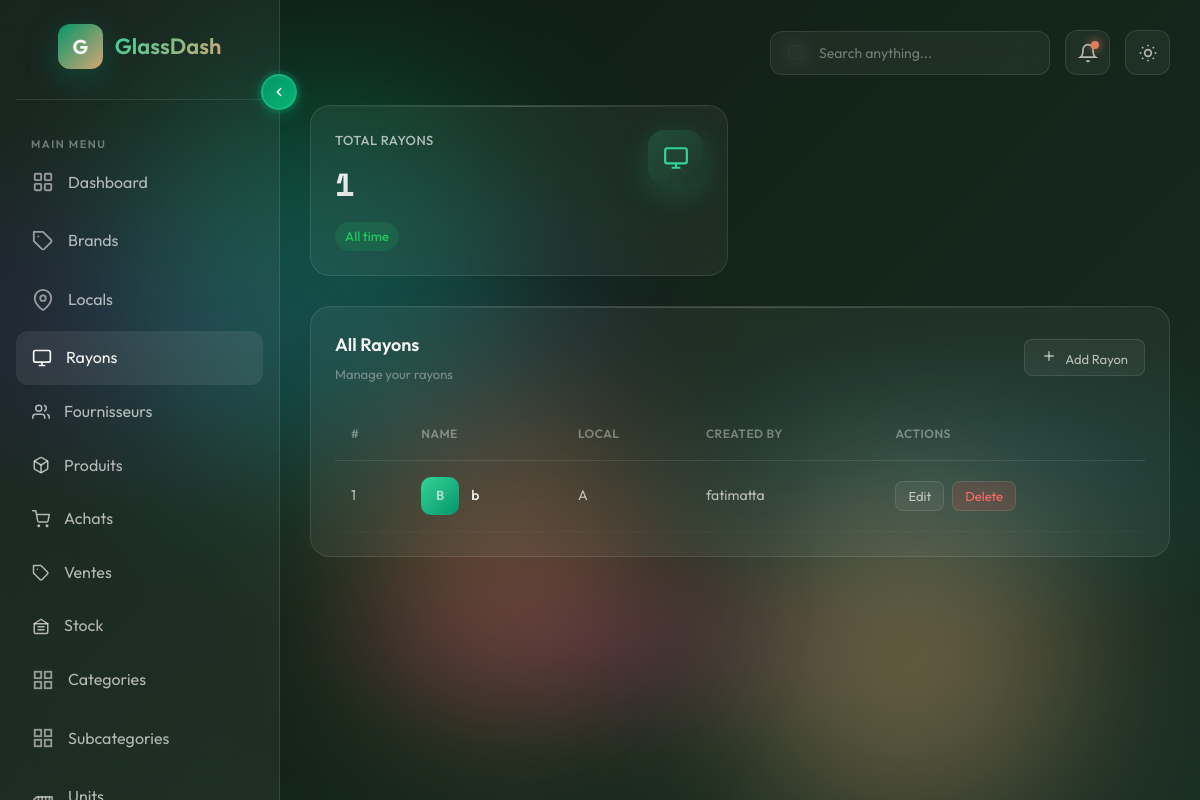
Screenshot of /rayon/ (signed in) with the database file from the repository.
### myapp/models.py (models this page shows, shortened)
class Rayon(models.Model):
    name   = models.CharField(max_length=100)
    local  = models.ForeignKey(
        Local,
        on_delete=models.CASCADE,
        related_name='rayons'
    )
    iduser = models.ForeignKey(
        User,
        on_delete=models.CASCADE,
        related_name='rayons'
    )
    history = HistoricalRecords()
    class Meta:
        ordering = ['local', 'name']

class Local(models.Model):
    name    = models.CharField(max_length=100)
    iduser  = models.ForeignKey(
        User,
        on_delete=models.CASCADE,
        related_name='locals'
    )
    history = HistoricalRecords()
    class Meta:
        ordering = ['name']

class User(AbstractUser):
    LANGUAGE_CHOICES = [
        ('en', 'English'),
        ('fr', 'French'),
        ('ar', 'Arabic'),
    ]
    shop_name = models.CharField(max_length=100, blank=True)
    language  = models.CharField(
        max_length=10,
        choices=LANGUAGE_CHOICES,
        default='en'
    )
    history = HistoricalRecords()
    class Meta:
        permissions = [
            ('can_view_analytics',  'Can view the analytics dashboard'),
            ('can_export_users',    'Can export the users list'),
            ('can_manage_settings', 'Can change application settings'),
            ('can_publish_post',    'Can publish posts/announcements'),
        ]
    def __str__(self):
        return self.shop_name or self.username

### myapp/views.py (the view)
# urls.py: path('rayon/',              views.rayon_list,   name='rayon_list'),
@login_required
def rayon_list(request):
    rayons  = Rayon.objects.select_related('local', 'iduser').all()
    locals_ = Local.objects.all().order_by('name')
    has_locals = locals_.exists()
    if not has_locals:
        messages.warning(request, 'No locals found. You must create a Local before adding a Rayon.')
    return render(request, 'rayon.html', {
        'rayons':     rayons,
        'locals':     locals_,
        'has_locals': has_locals,
    })

### myapp/templates/rayon.html (shortened to what this page needs)
{% extends "base.html" %}
{% load static %}
{% load i18n %}
{% block content %}
<section class="stats-grid">
    <div class="glass-card glass-card-3d stat-card">
        <div class="stat-card-inner">
            <div class="stat-info">
                <h3>{% trans "Total Rayons" %}</h3>
                <div class="stat-value">{{ rayons|length }}</div>
                <span class="stat-change positive">{% trans "All time" %}</span>
            </div>
            <div class="stat-icon cyan">
                <svg viewBox="0 0 24 24" fill="none" stroke="var(--emerald-light)" stroke-width="2">
                    <rect x="2" y="3" width="20" height="14" rx="2"/>
                    <line x1="8" y1="21" x2="16" y2="21"/>
                    <line x1="12" y1="17" x2="12" y2="21"/>
                </svg>
            </div>
        </div>
    </div>
</section>
<section class="content-grid" style="grid-template-columns:1fr;">
    <div class="glass-card table-card" style="grid-column:span 1;">
        <div class="card-header">
            <div>
                <h2 class="card-title">{% trans "All Rayons" %}</h2>
                <p class="card-subtitle">{% trans "Manage your rayons" %}</p>
            </div>
            <div class="card-actions">
                <button class="card-btn" onclick="openAddRayonModal()"
                    {% if not has_locals %}disabled title="{% trans 'Create a Local first' %}"{% endif %}>
                    <svg width="16" height="16" viewBox="0 0 24 24" fill="none" stroke="currentColor"
                         stroke-width="2" style="margin-right:6px;">
                        <line x1="12" y1="5" x2="12" y2="19"/>
                        <line x1="5" y1="12" x2="19" y2="12"/>
                    </svg>
                    {% trans "Add Rayon" %}
                </button>
            </div>
        </div>
        <div class="table-wrapper">
            <table class="data-table">
                <thead>
                    <tr>
                        <th>#</th>
                        <th>{% trans "Name" %}</th>
                        <th>{% trans "Local" %}</th>
                        <th>{% trans "Created by" %}</th>
                        <th>{% trans "Actions" %}</th>
                    </tr>
                </thead>
                <tbody>
                    {% for rayon in rayons %}
                    <tr>
                        <td>{{ forloop.counter }}</td>
                        <td>
                            <div class="table-user">
                                <div class="table-avatar"
                                     style="background:linear-gradient(135deg,var(--emerald-light),var(--emerald));">
                                    {{ rayon.name|slice:":2"|upper }}
                                </div>
                                <div class="table-user-info">
                                    <span class="table-user-name">{{ rayon.name }}</span>
                                </div>
                            </div>
                        </td>
                        <td>{{ rayon.local.name }}</td>
                        <td>{{ rayon.iduser }}</td>
                        <td>
                            <div style="display:flex;gap:8px;">
                                <button class="card-btn" style="padding:6px 12px;"
                                    data-id="{{ rayon.pk }}"
                                    data-name="{{ rayon.name }}"
                                    data-local="{{ rayon.local.pk }}"
                                    onclick="openRayonEditModal(this)">
                                    {% trans "Edit" %}
                                </button>
                                <button class="card-btn"
                                        style="padding:6px 12px;background:rgba(255,80,80,0.15);color:#ff6b6b;"
                                    data-id="{{ rayon.pk }}"
                                    data-name="{{ rayon.name }}"
                                    onclick="openRayonDeleteModal(this)">
                                    {% trans "Delete" %}
                                </button>
                            </div>
                        </td>
                    </tr>
                    {% empty %}
                    <tr>
                        <td colspan="5" style="text-align:center;opacity:0.6;">
                            {% trans "No rayons found." %}
                        </td>
                    </tr>
                    {% endfor %}
                </tbody>
            </table>
        </div>
    </div>
</section>
</main>
</div>
{% endblock %}

### rows the page displays
Rayon: name "B", name "b", local.name "A", iduser "fatimatta"

### other values shown
{{ rayons|length }} "1"
